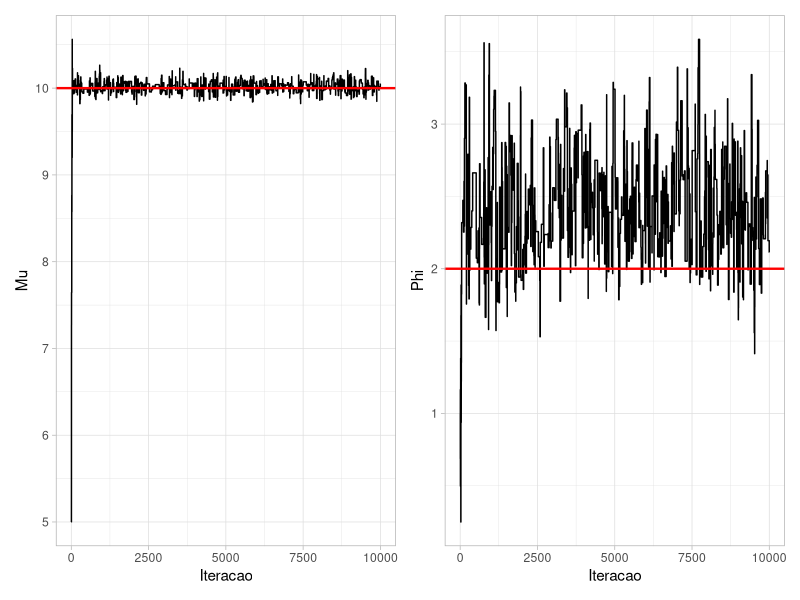
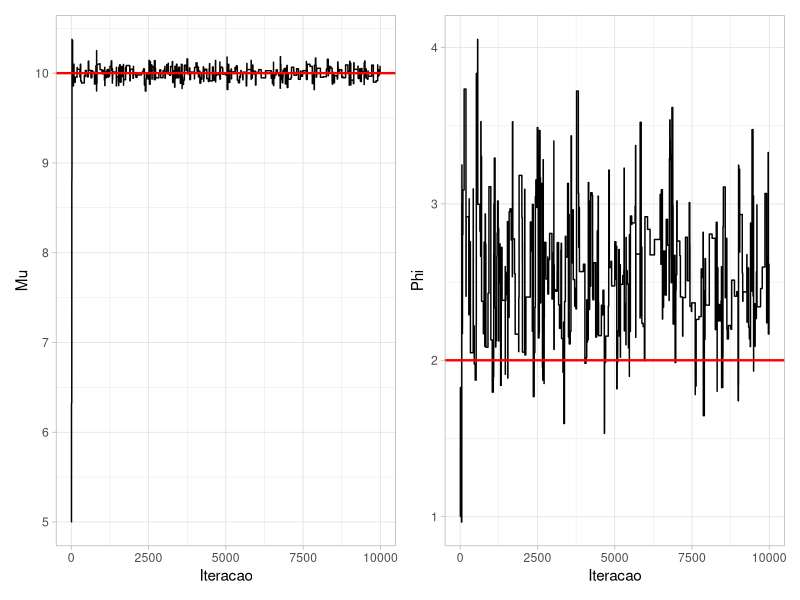
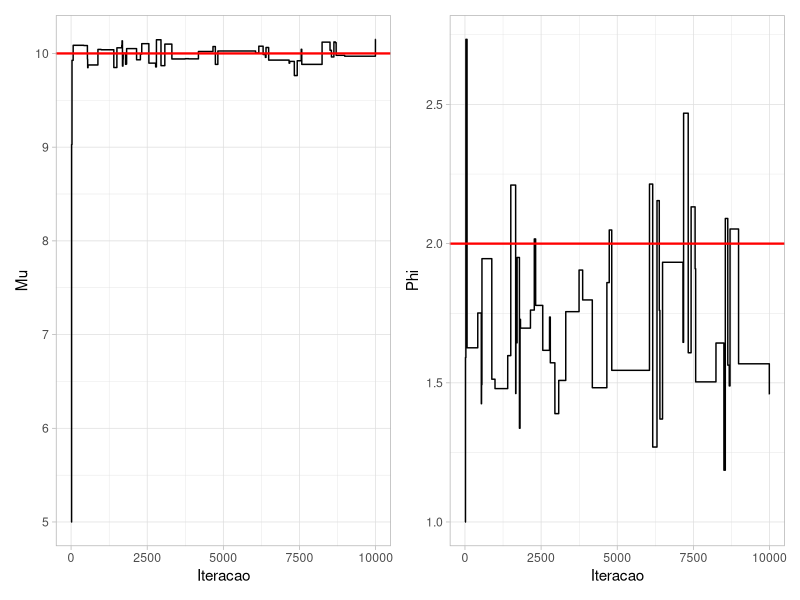

The R source for these figures, in order:
## ---- chunk 1
library(tidyverse)
library(ggplot2)
library(patchwork)
## ---- chunk 2

rm(list = ls(all = TRUE))

# gerando dados artificiais.
n = 100
# tamanho amostral.
mu_real = 10
# mu real.
phi_real = 2
# phi real.
y = rnorm(n,mu_real,sqrt(1/phi_real))
# especificacoes a priori: mu ~ N(m,v) e phi ~ Ga(a,b).
m = 5; v = 10; a = 0.1; b = 0.1;

# semente de inicializacao das cadeias MCMC
mu = 5; phi = 1;

# variancia da distribuicao geradora de propostas.
nu = 0.5 # cadidato gerado da N(valor_atual, nu).

# alguns termos presentes no núcleo a posteriori.
as = a + n/2; bs = b + sum(y^2)/2;
N = 10000

# objetos auxiliares para salvar cadeias e taxa de aceitacao.
save_mu = mu; save_phi = phi; ARate = 0

for(j in 1:N){
  mu_c = rnorm(1,mu,sqrt(nu)) # gere o candidado mu.
  phi_c = rnorm(1,phi,sqrt(nu)) # gere o candidado phi.

  # se phi_c < 0 ou phi_c = 0, rejeite mu_c e phi_c e siga para a iteracao j+1
  
  if(phi_c > 0){
    
    # --- CÁLCULOS PARA O ESTADO CANDIDATO (c) ---
    vs_c <- 1 / (n * phi_c + 1 / v)
    ms_c <- vs_c* (phi_c * sum(y) + m / v)

    logR1_1 <- -((mu_c - ms_c)^2 / (2 * vs_c)) +
      (ms_c^2 / (2 * vs_c)) +
      (as - 1) * log(phi_c) -
      (phi_c * bs)
      
    # --- CÁLCULOS PARA O ESTADO ATUAL ---
    vs <- 1 / (n * phi + 1 / v)
    ms <- vs * (phi * sum(y) + m / v)

    logR1_2 <- -((mu - ms)^2 / (2 * vs)) +
      (ms^2 / (2 * vs)) +
      (as - 1) * log(phi) -
      (phi * bs)

    # A razão de aceitação
    logR1 = logR1_1 - logR1_2

    # calcule a razao R2 (escala log). Razao entre as funcoes geradoras
    dp = sqrt(nu)
    logR2_1 = dnorm(mu, mu_c, dp, log=TRUE) + dnorm(phi, phi_c, dp, log=TRUE)
    logR2_2 = dnorm(mu_c, mu, dp, log=TRUE) + dnorm(phi_c, phi, dp, log=TRUE)
    logR2 = logR2_1 - logR2_2
        
    alpha = exp(min(0,(logR1+logR2))) # prob. de aceitacao
    # teste de aceitacao/rejeicao.
    if(runif(1,0,1) < alpha){ mu = mu_c; phi = phi_c; ARate = ARate + 1 }
  }
  # salvando cadeia.
  save_mu = c(save_mu, mu)
  save_phi = c(save_phi, phi)
}

df_mu <- data.frame(Mu = save_mu, Iteracao = 1:(N+1))
df_phi <- data.frame(Phi = save_phi, Iteracao = 1:(N+1))


grafico1 <- ggplot(df_mu, aes(x = Iteracao, y = Mu)) + 
  geom_line() + 
  geom_hline(yintercept = mu_real, color = "red", 
             linetype = "solid", size = 0.8) +
  theme_light()

grafico2 <- ggplot(df_phi, aes(x = Iteracao, y = Phi)) + 
  geom_line() + 
  geom_hline(yintercept = phi_real, color = "red", 
             linetype = "solid", size = 0.8) +
  theme_light()

grafico1 + grafico2

cat("Taxa de aceitacao: ", sum(ARate)/N)

## ---- chunk 3

rm(list = ls(all = TRUE))

# gerando dados artificiais.
n = 100
# tamanho amostral.
mu_real = 10
# mu real.
phi_real = 2
# phi real.
y = rnorm(n,mu_real,sqrt(1/phi_real))
# especificacoes a priori: mu ~ N(m,v) e phi ~ Ga(a,b).
m = 5; v = 10; a = 0.1; b = 0.1;

# semente de inicializacao das cadeias MCMC
mu = 5; phi = 1;

# variancia da distribuicao geradora de propostas.
nu = 1 # cadidato gerado da N(valor_atual, nu).

# alguns termos presentes no núcleo a posteriori.
as = a + n/2; bs = b + sum(y^2)/2;
N = 10000

# objetos auxiliares para salvar cadeias e taxa de aceitacao.
save_mu = mu; save_phi = phi; ARate = 0

for(j in 1:N){
  mu_c = rnorm(1,mu,sqrt(nu)) # gere o candidado mu.
  phi_c = rnorm(1,phi,sqrt(nu)) # gere o candidado phi.

  # se phi_c < 0 ou phi_c = 0, rejeite mu_c e phi_c e siga para a iteracao j+1
  
  if(phi_c > 0){
    
    # --- CÁLCULOS PARA O ESTADO CANDIDATO (c) ---
    vs_c <- 1 / (n * phi_c + 1 / v)
    ms_c <- vs_c* (phi_c * sum(y) + m / v)

    logR1_1 <- -((mu_c - ms_c)^2 / (2 * vs_c)) +
      (ms_c^2 / (2 * vs_c)) +
      (as - 1) * log(phi_c) -
      (phi_c * bs)
      
    # --- CÁLCULOS PARA O ESTADO ATUAL ---
    vs <- 1 / (n * phi + 1 / v)
    ms <- vs * (phi * sum(y) + m / v)

    logR1_2 <- -((mu - ms)^2 / (2 * vs)) +
      (ms^2 / (2 * vs)) +
      (as - 1) * log(phi) -
      (phi * bs)

    # A razão de aceitação
    logR1 = logR1_1 - logR1_2

    # calcule a razao R2 (escala log). Razao entre as funcoes geradoras
    dp = sqrt(nu)
    logR2_1 = dnorm(mu, mu_c, dp, log=TRUE) + dnorm(phi, phi_c, dp, log=TRUE)
    logR2_2 = dnorm(mu_c, mu, dp, log=TRUE) + dnorm(phi_c, phi, dp, log=TRUE)
    logR2 = logR2_1 - logR2_2
        
    alpha = exp(min(0,(logR1+logR2))) # prob. de aceitacao
    # teste de aceitacao/rejeicao.
    if(runif(1,0,1) < alpha){ mu = mu_c; phi = phi_c; ARate = ARate + 1 }
  }
  # salvando cadeia.
  save_mu = c(save_mu, mu)
  save_phi = c(save_phi, phi)
}

df_mu <- data.frame(Mu = save_mu, Iteracao = 1:(N+1))
df_phi <- data.frame(Phi = save_phi, Iteracao = 1:(N+1))


grafico1 <- ggplot(df_mu, aes(x = Iteracao, y = Mu)) + 
  geom_line() + 
  geom_hline(yintercept = mu_real, color = "red", 
             linetype = "solid", size = 0.8) +
  theme_light()

grafico2 <- ggplot(df_phi, aes(x = Iteracao, y = Phi)) + 
  geom_line() + 
  geom_hline(yintercept = phi_real, color = "red", 
             linetype = "solid", size = 0.8) +
  theme_light()

grafico1 + grafico2

cat("Taxa de aceitacao: ", sum(ARate)/N)

## ---- chunk 4

rm(list = ls(all = TRUE))

# gerando dados artificiais.
n = 100
# tamanho amostral.
mu_real = 10
# mu real.
phi_real = 2
# phi real.
y = rnorm(n,mu_real,sqrt(1/phi_real))
# especificacoes a priori: mu ~ N(m,v) e phi ~ Ga(a,b).
m = 5; v = 10; a = 0.1; b = 0.1;

# semente de inicializacao das cadeias MCMC
mu = 5; phi = 1;

# variancia da distribuicao geradora de propostas.
nu = 10 # cadidato gerado da N(valor_atual, nu).

# alguns termos presentes no núcleo a posteriori.
as = a + n/2; bs = b + sum(y^2)/2;
N = 10000

# objetos auxiliares para salvar cadeias e taxa de aceitacao.
save_mu = mu; save_phi = phi; ARate = 0

for(j in 1:N){
  mu_c = rnorm(1,mu,sqrt(nu)) # gere o candidado mu.
  phi_c = rnorm(1,phi,sqrt(nu)) # gere o candidado phi.

  # se phi_c < 0 ou phi_c = 0, rejeite mu_c e phi_c e siga para a iteracao j+1
  
  if(phi_c > 0){
    
    # --- CÁLCULOS PARA O ESTADO CANDIDATO (c) ---
    vs_c <- 1 / (n * phi_c + 1 / v)
    ms_c <- vs_c* (phi_c * sum(y) + m / v)

    logR1_1 <- -((mu_c - ms_c)^2 / (2 * vs_c)) +
      (ms_c^2 / (2 * vs_c)) +
      (as - 1) * log(phi_c) -
      (phi_c * bs)
      
    # --- CÁLCULOS PARA O ESTADO ATUAL ---
    vs <- 1 / (n * phi + 1 / v)
    ms <- vs * (phi * sum(y) + m / v)

    logR1_2 <- -((mu - ms)^2 / (2 * vs)) +
      (ms^2 / (2 * vs)) +
      (as - 1) * log(phi) -
      (phi * bs)

    # A razão de aceitação
    logR1 = logR1_1 - logR1_2

    # calcule a razao R2 (escala log). Razao entre as funcoes geradoras
    dp = sqrt(nu)
    logR2_1 = dnorm(mu, mu_c, dp, log=TRUE) + dnorm(phi, phi_c, dp, log=TRUE)
    logR2_2 = dnorm(mu_c, mu, dp, log=TRUE) + dnorm(phi_c, phi, dp, log=TRUE)
    logR2 = logR2_1 - logR2_2
        
    alpha = exp(min(0,(logR1+logR2))) # prob. de aceitacao
    # teste de aceitacao/rejeicao.
    if(runif(1,0,1) < alpha){ mu = mu_c; phi = phi_c; ARate = ARate + 1 }
  }
  # salvando cadeia.
  save_mu = c(save_mu, mu)
  save_phi = c(save_phi, phi)
}

df_mu <- data.frame(Mu = save_mu, Iteracao = 1:(N+1))
df_phi <- data.frame(Phi = save_phi, Iteracao = 1:(N+1))


grafico1 <- ggplot(df_mu, aes(x = Iteracao, y = Mu)) + 
  geom_line() + 
  geom_hline(yintercept = mu_real, color = "red", 
             linetype = "solid", size = 0.8) +
  theme_light()

grafico2 <- ggplot(df_phi, aes(x = Iteracao, y = Phi)) + 
  geom_line() + 
  geom_hline(yintercept = phi_real, color = "red", 
             linetype = "solid", size = 0.8) +
  theme_light()

grafico1 + grafico2

cat("Taxa de aceitacao: ", sum(ARate)/N)

